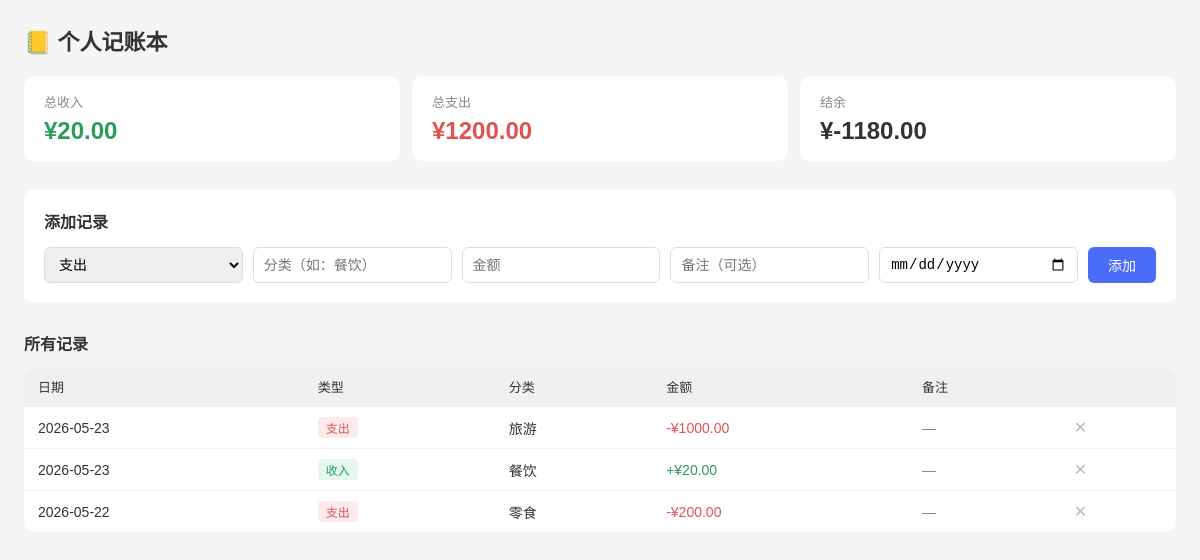
Before: / with the older database file.
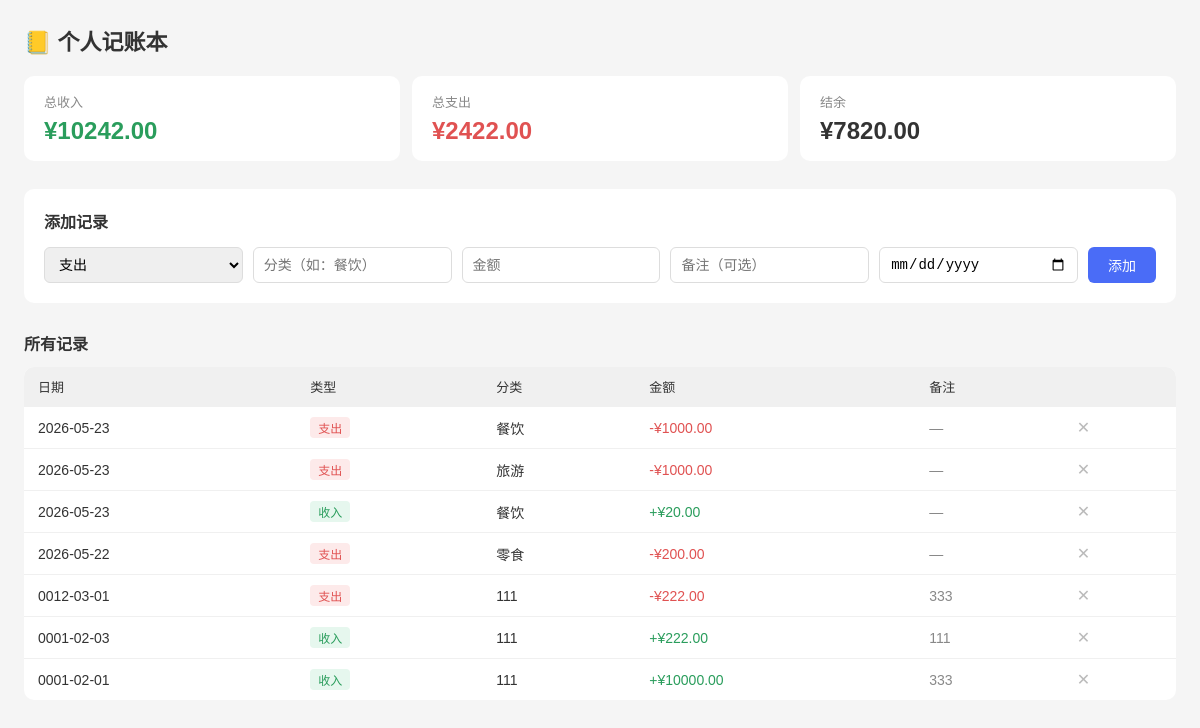
After: the same page with the newer database file.
### tables this page shows
CREATE TABLE records (
            id        INTEGER PRIMARY KEY AUTOINCREMENT,
            type      TEXT    NOT NULL,   -- 'income' 或 'expense'
            category  TEXT    NOT NULL,   -- 分类，如 '餐饮'、'工资'
            amount    REAL    NOT NULL,   -- 金额
            note      TEXT,              -- 备注（可为空）
            date      TEXT    NOT NULL    -- 日期，格式 YYYY-MM-DD
        );

### app.py (the view)
@app.route("/")
def index():
    conn = get_db()
    records = conn.execute(
        "SELECT * FROM records ORDER BY date DESC, id DESC"
    ).fetchall()
    total_income = conn.execute(
        "SELECT COALESCE(SUM(amount), 0) FROM records WHERE type = 'income'"
    ).fetchone()[0]
    total_expense = conn.execute(
        "SELECT COALESCE(SUM(amount), 0) FROM records WHERE type = 'expense'"
    ).fetchone()[0]
    conn.close()
    balance = total_income - total_expense
    return render_template(
        "index.html",
        records=records,
        total_income=total_income,
        total_expense=total_expense,
        balance=balance,
    )

### app.py (called while the page is built)
def get_db():
    conn = sqlite3.connect(DB_PATH)
    conn.row_factory = sqlite3.Row  # 让查询结果可以用列名访问
    return conn

### templates/index.html (shortened to what this page needs)
<!DOCTYPE html>
<html lang="zh">
<head>
</head>
<body>
<h1>📒 个人记账本</h1>
<div class="summary">
  <div class="card income">
    <div class="label">总收入</div>
    <div class="amount">¥{{ "%.2f"|format(total_income) }}</div>
  </div>
  <div class="card expense">
    <div class="label">总支出</div>
    <div class="amount">¥{{ "%.2f"|format(total_expense) }}</div>
  </div>
  <div class="card balance">
    <div class="label">结余</div>
    <div class="amount">¥{{ "%.2f"|format(balance) }}</div>
  </div>
</div>
<div class="form-box">
  <h2>添加记录</h2>
  <form action="/add" method="POST">
    <div class="form-row">
      <select name="type" required>
        <option value="expense">支出</option>
      </select>
      <input type="text" name="category" placeholder="分类（如：餐饮）" required>
      <input type="number" name="amount" placeholder="金额" step="0.01" min="0.01" required>
      <input type="text" name="note" placeholder="备注（可选）">
      <input type="date" name="date" required>
      <button type="submit">添加</button>
    </div>
  </form>
</div>
<div class="records">
  <h2>所有记录</h2>
  <table>
    <thead>
      <tr>
        <th>日期</th>
        <th>类型</th>
        <th>分类</th>
        <th>金额</th>
        <th>备注</th>
        <th></th>
      </tr>
    </thead>
    <tbody>
      {% if records %}
        {% for r in records %}
        <tr>
          <td>{{ r.date }}</td>
          <td><span class="tag {{ r.type }}">{{ "收入" if r.type == "income" else "支出" }}</span></td>
          <td>{{ r.category }}</td>
          <td style="color: {{ '#2a9d5c' if r.type == 'income' else '#e05252' }}">
            {{ "+" if r.type == "income" else "-" }}¥{{ "%.2f"|format(r.amount) }}
          </td>
          <td style="color:#888">{{ r.note or "—" }}</td>
          <td>
            <form action="/delete/{{ r.id }}" method="POST" style="display:inline">
              <button class="del-btn" type="submit" title="删除">✕</button>
            </form>
          </td>
        </tr>
        {% endfor %}
      {% else %}
        <tr><td colspan="6" class="empty">还没有记录，添加第一条吧 👆</td></tr>
      {% endif %}
    </tbody>
  </table>
</div>
</body>
</html>

### templates/index.html (style rules this page uses)
* { box-sizing: border-box; margin: 0; padding: 0; }
body { font-family: sans-serif; background: #f5f5f5; color: #333; padding: 24px; }
h1 { font-size: 22px; margin-bottom: 20px; }
.summary { display: flex; gap: 12px; margin-bottom: 28px; }
.card { flex: 1; background: #fff; border-radius: 10px; padding: 16px 20px; }
.card .label { font-size: 13px; color: #888; margin-bottom: 6px; }
.card .amount { font-size: 24px; font-weight: 600; }
.income .amount { color: #2a9d5c; }
.expense .amount { color: #e05252; }
.balance .amount { color: #333; }
.form-box { background: #fff; border-radius: 10px; padding: 20px; margin-bottom: 28px; }
.form-box h2 { font-size: 16px; margin-bottom: 14px; }
.form-row { display: flex; gap: 10px; flex-wrap: wrap; }
.form-row input, .form-row select { flex: 1; min-width: 120px; padding: 8px 10px; border: 1px solid #ddd; border-radius: 6px; font-size: 14px; }
.form-row button { padding: 8px 20px; background: #4a6cf7; color: #fff; border: none; border-radius: 6px; cursor: pointer; font-size: 14px; }
.records h2 { font-size: 16px; margin-bottom: 12px; }
table { width: 100%; border-collapse: collapse; background: #fff; border-radius: 10px; overflow: hidden; }
th { background: #f0f0f0; font-size: 13px; font-weight: 500; text-align: left; padding: 10px 14px; }
td { padding: 10px 14px; font-size: 14px; border-top: 1px solid #f0f0f0; }
.tag { display: inline-block; padding: 2px 8px; border-radius: 4px; font-size: 12px; }
.tag.income { background: #e6f7ee; color: #2a9d5c; }
.tag.expense { background: #fdeaea; color: #e05252; }
.del-btn { background: none; border: none; color: #bbb; cursor: pointer; font-size: 16px; }

Changed rows visible on the page:
added records: date "2026-05-23", type "支出", category "餐饮", type "-", amount "1000.00", note "—"
added records: date "0012-03-01", type "支出", category "111", type "-", amount "222.00", note "333"
added records: date "0001-02-03", type "收入", category "111", type "+", amount "222.00", note "111"
added records: date "0001-02-01", type "收入", category "111", type "+", amount "10000.00", note "333"
Other visible differences:
{{ "%.2f"|format(total_income) }}: "20.00" → "10242.00"
{{ "%.2f"|format(total_expense) }}: "1200.00" → "2422.00"
{{ "%.2f"|format(balance) }}: "-1180.00" → "7820.00"
